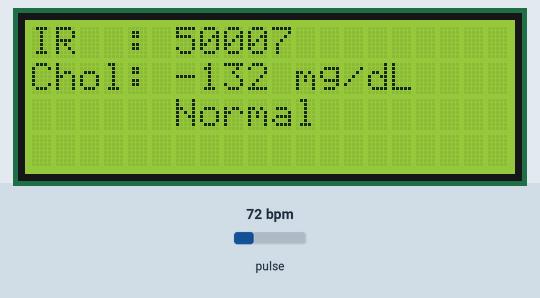
Recording of a sketch running on a simulated ESP8266 (NodeMCU). Parts: 20×4 character LCD. The test bench sets the inputs (shaded band); at power-on: pulse 72 bpm. WiFi joins after 1.5 s; servers stay silent unless stated; what the sketch prints to the serial monitor is not drawn.

Above: at 2.7 s.
2.8 s: pulse set to 42 bpm
At 7.7 s:
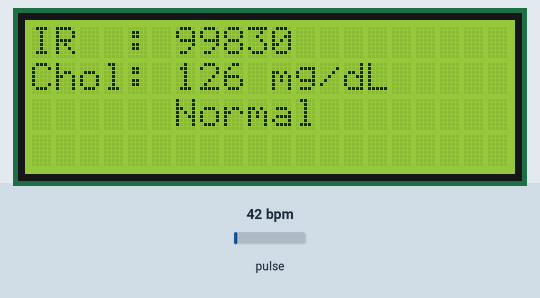
8.4 s: pulse set to 70 bpm
At 12.8 s:
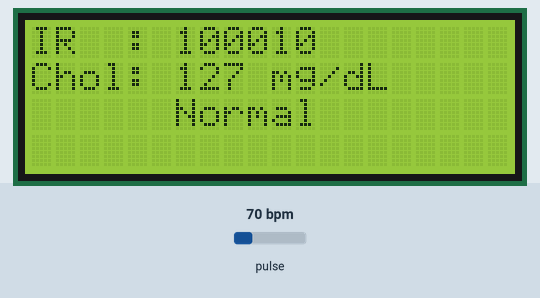
13.6 s: pulse set to 100 bpm
At 17.9 s:
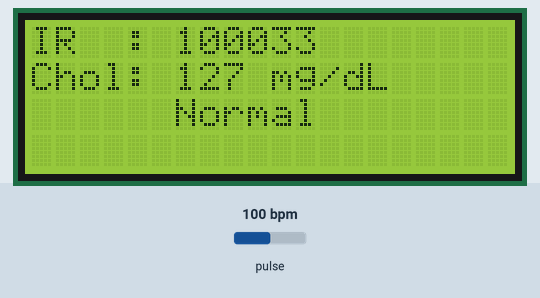
Timing chart, 0 to 19.4 s (numbered marks = the images above; inputs shaded):
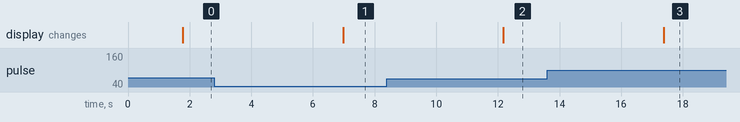

The sketch:

Fix_Kolesterol.ino
```cpp
#include <Wire.h>
#include "MAX30105.h"
#include "heartRate.h"
#include "SimpleKalmanFilter.h" // Tambahkan pustaka SimpleKalmanFilter
#include <LiquidCrystal_I2C.h> // Tambahkan pustaka LiquidCrystal_I2C
#include <ESP8266WiFi.h> // Pustaka WiFi untuk ESP8266
#include <FirebaseESP8266.h> // Pustaka Firebase untuk ESP8266

#define WIFI_SSID "POCO X3 NFC"
#define WIFI_PASSWORD "dimasrusdi"

#define FIREBASE_HOST "monitoring-kolesterol-default-rtdb.asia-southeast1.firebasedatabase.app"
#define FIREBASE_AUTH "o7aouX4Q0my67S5CVZHD4KhFYeWxNKyNoW8IJHB7"

FirebaseData fbdo;
FirebaseAuth auth;
FirebaseConfig config;
void printResult(FirebaseData &data);

MAX30105 particleSensor;

const byte RATE_SIZE = 4; //Increase this for more averaging. 4 is good.
byte rates[RATE_SIZE]; //Array of heart rates
byte rateSpot = 0;
long lastBeat = 0; //Time at which the last beat occurred

float beatsPerMinute;
int beatAvg;

// Inisialisasi objek Kalman Filter
SimpleKalmanFilter kalmanFilterIR(2, 2, 0.01); // Q, R, F (Q and R are the process and measurement noise covariance)
SimpleKalmanFilter kalmanFilterRed(2, 2, 0.01); // Tambahkan filter untuk nilai Red jika diperlukan

// Inisialisasi objek LCD dengan alamat I2C 0x27 (sesuaikan dengan alamat I2C LCD Anda)
LiquidCrystal_I2C lcd(0x27, 20, 4);

void setup() {
  Serial.begin(115200);
  Serial.println("Initializing...");

  // Initialize sensor
  if (!particleSensor.begin(Wire, I2C_SPEED_FAST)) {
    Serial.println("MAX30102 was not found. Please check wiring/power.");
    while (1);
  }
  Serial.println("Place your index finger on the sensor with steady pressure.");

  particleSensor.setup(); //Configure sensor with default settings
  particleSensor.setPulseAmplitudeRed(0x0A); //Turn Red LED to low to indicate sensor is running
  particleSensor.setPulseAmplitudeGreen(0); //Turn off Green LED

  // Inisialisasi LCD
  lcd.begin();
  lcd.backlight();
  lcd.setCursor(0, 0);
  lcd.print("Initializing...");

  // Inisialisasi WiFi
  WiFi.begin(WIFI_SSID, WIFI_PASSWORD);
  Serial.print("Connecting to Wi-Fi");
  while (WiFi.status() != WL_CONNECTED) {
    delay(500);
    Serial.print(".");
  }
  Serial.println();
  Serial.println("Connected to Wi-Fi");

  // Inisialisasi Firebase
  config.host = FIREBASE_HOST;
  config.signer.tokens.legacy_token = FIREBASE_AUTH;

  Firebase.begin(&config, &auth);
  Firebase.reconnectWiFi(true);
}

void loop() {
  long irValue = particleSensor.getIR();
  int redValue = particleSensor.getRed();

  // Terapkan filter Kalman pada nilai IR dan Red
  int filteredIRValue = kalmanFilterIR.updateEstimate(irValue);
  int filteredRedValue = kalmanFilterRed.updateEstimate(redValue);

  // Hitung nilai kolesterol berdasarkan nilai IR yang telah difilter
  int Kolesterol = (filteredIRValue * 0.0052) - 392.63;

  // Tampilkan nilai pada LCD
  if (filteredIRValue < 50000) {
    Serial.println("No finger?");
    lcd.clear();
    lcd.setCursor(2, 0);
    lcd.print("TIDAK TERDETEKSI");
    delay(5000);
  } else {
    Serial.print("R=");
    Serial.print(filteredRedValue);
    Serial.print(", IR=");
    Serial.print(filteredIRValue);
    Serial.print(", Kolesterol=");
    Serial.print(Kolesterol);
    Serial.println();

    // Mengirim data kolesterol ke Firebase
    if (Firebase.ready()) {
      String path = "/kolesterol";
      Serial.print("Mengirim data ke path: ");
      Serial.println(path);
      if (Firebase.setInt(fbdo, path.c_str(), Kolesterol)) {
        Serial.println("Data kolesterol berhasil dikirim");
      } else {
        Serial.println("Gagal mengirim data kolesterol");
        Serial.println(fbdo.errorReason());
      }
    }

    if (Kolesterol < 200) {
      lcd.clear();
      lcd.setCursor(0, 0);
      lcd.print("IR  : ");
      lcd.print(filteredIRValue);
      lcd.setCursor(0, 1);
      lcd.print("Chol: ");
      lcd.print(Kolesterol);
      lcd.print(" mg/dL");
      lcd.setCursor(6, 2);
      lcd.print("Normal");
    } else if (Kolesterol > 200 && Kolesterol < 240) {
      lcd.clear();
      lcd.setCursor(0, 0);
      lcd.print("IR  : ");
      lcd.print(filteredIRValue);
      lcd.setCursor(0, 1);
      lcd.print("Chol: ");
      lcd.print(Kolesterol);
      lcd.print(" mg/dL");
      lcd.setCursor(6, 2);
      lcd.print("Tinggi");
    } else if (Kolesterol > 240) {
      lcd.clear();
      lcd.setCursor(0, 0);
      lcd.print("IR  : ");
      lcd.print(filteredIRValue);
      lcd.setCursor(0, 1);
      lcd.print("Chol: ");
      lcd.print(Kolesterol);
      lcd.print(" mg/dL");
      lcd.setCursor(6, 2);
      lcd.print("Sangat Tinggi");
    }
    delay(5000);
  }
}
```

Measured:
- after the input at 2.8 s, the display: changes after 4.2 s (image 1)
- after the input at 8.4 s, the display: changes after 3.8 s (image 2)
